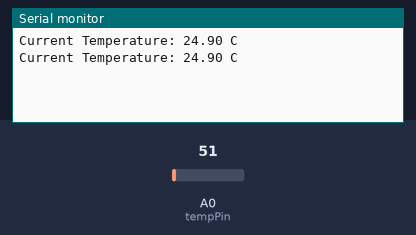
Bench run of a sketch on a simulated Arduino Uno, built with avr-gcc and run on an emulated ATmega328P. On the bench: the last lines printed to the serial monitor. The test bench sets the inputs (shaded band); at power-on: A0 (tempPin) = 51.

Above: at 1.8 s.
1.9 s: A0 (tempPin) set to 61
At 2.8 s:
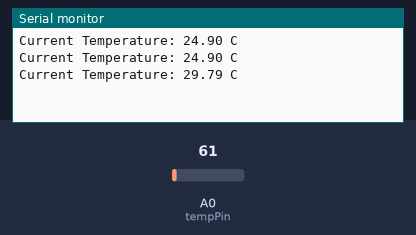
3.4 s: A0 (tempPin) set to 71
At 4.6 s:
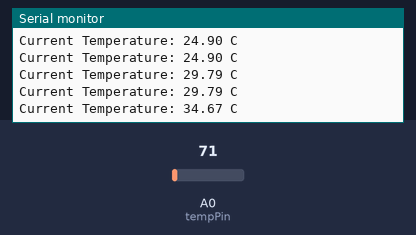
Timing chart, 0 to 6.4 s (numbered marks = the images above; inputs shaded):
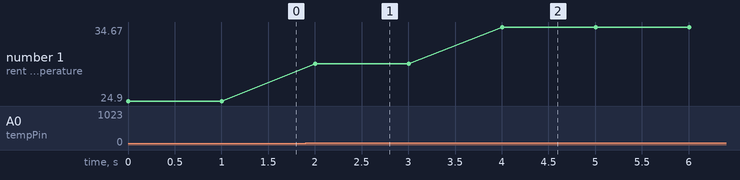

Measured:
- after the input at 1.9 s, the serial monitor: prints a new line after 0.10 s (image 1)
- after the input at 3.4 s, the serial monitor: prints a new line after 0.60 s (image 2)
- plotted number 1: 24.9 → 29.79 after the input at 1.9 s, 29.79 → 34.67 after the input at 3.4 s

The sketch:

analogRead_temp.ino
```cpp
const int tempPin = A0;
int sensorValue;
float voltage;
float temp;

void setup() {
  Serial.begin(9600);
}

void loop() {
  sensorValue = analogRead(tempPin);//아날로그값(0부터 1023까지)읽어오기
  voltage = sensorValue * (5000.0 / 1024.0);//LM35센서는 온도에 비례해 0도일때 0V, 1도마다 10mV(0.01V)씩 출력전압을 바꾸므로 다시 변환
  temp = voltage / 10.0;//전압 10mV당 1도이므로 10으로 나눠 온도 구하기
  Serial.print("Current Temperature: ");
  Serial.print(temp);
  Serial.println(" C");

  delay(1000);
}
```
